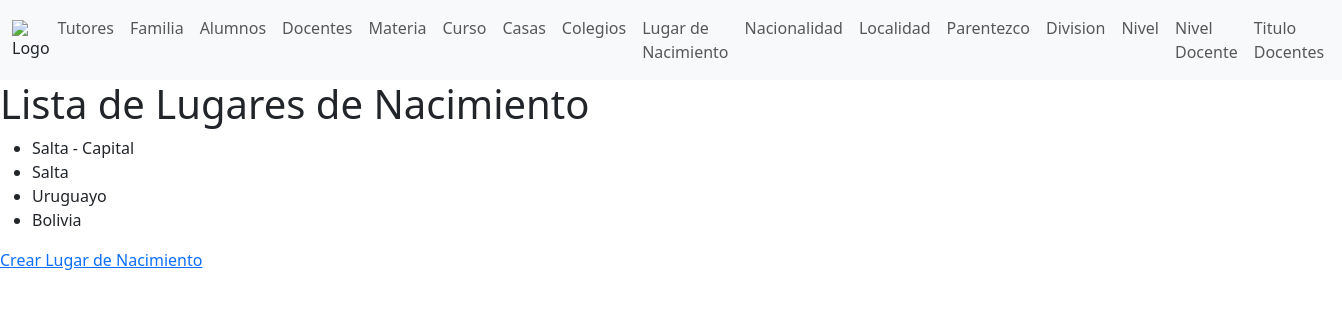
Page /lugar_nacimiento/ on the committed database.
### academico/models.py (models this page shows, shortened)
class Lugar_Nacimiento(models.Model):
    Lugar = models.CharField(max_length=30)
    class Meta:
        db_table = 'Lugar de Nacimiento'
        verbose_name = 'Lugar de Nacimiento'
        verbose_name_plural = 'Lugar de Nacimientos'

### academico/views.py (the view)
# urls.py: path('lugar_nacimiento/', views.lugar_nacimiento_list, name='lugar_nacimiento_list'),
def lugar_nacimiento_list(request):
    lugares_nacimiento = Lugar_Nacimiento.objects.all()
    context = {'lugares_nacimiento': lugares_nacimiento}
    return render(request, 'lugar_nacimiento_list.html', context)

### academico/templates/lugar_nacimiento_list.html
{% extends "baseconfiguracion.html" %}
{%block content%}
<main>
<h1>Lista de Lugares de Nacimiento</h1>
<ul>
    {% for lugar_nacimiento in lugares_nacimiento %}
        <li>
           {{ lugar_nacimiento.Lugar }}</a>
        </li>
    {% endfor %}
</ul>
<a href="{% url 'lugar_nacimiento_create' %}">Crear Lugar de Nacimiento</a>
</main>
{%endblock%}

### rows in the picture
Lugar_Nacimiento: Lugar "Salta - Capital"
Lugar_Nacimiento: Lugar "Salta"
Lugar_Nacimiento: Lugar "Uruguayo"
Lugar_Nacimiento: Lugar "Bolivia"
